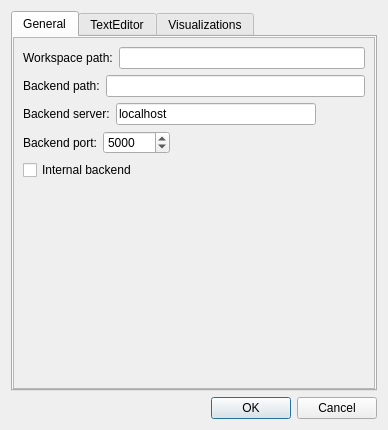
<?xml version="1.0" encoding="UTF-8"?>
<ui version="4.0">
 <class>PropertiesDialog</class>
 <widget class="QDialog" name="PropertiesDialog">
  <property name="geometry">
   <rect>
    <x>0</x>
    <y>0</y>
    <width>388</width>
    <height>430</height>
   </rect>
  </property>
  <property name="minimumSize">
   <size>
    <width>388</width>
    <height>400</height>
   </size>
  </property>
  <property name="windowTitle">
   <string>Properties of brain studio</string>
  </property>
  <layout class="QVBoxLayout" name="verticalLayout">
   <item>
    <widget class="QTabWidget" name="tabWidget">
     <property name="currentIndex">
      <number>0</number>
     </property>
     <widget class="QWidget" name="tab">
      <attribute name="title">
       <string>General</string>
      </attribute>
      <layout class="QVBoxLayout" name="verticalLayout_2">
       <property name="spacing">
        <number>0</number>
       </property>
       <property name="leftMargin">
        <number>0</number>
       </property>
       <property name="topMargin">
        <number>0</number>
       </property>
       <property name="rightMargin">
        <number>0</number>
       </property>
       <property name="bottomMargin">
        <number>0</number>
       </property>
       <item>
        <widget class="QScrollArea" name="scrollArea">
         <property name="widgetResizable">
          <bool>true</bool>
         </property>
         <widget class="QWidget" name="scrollAreaWidgetContents">
          <property name="geometry">
           <rect>
            <x>0</x>
            <y>0</y>
            <width>370</width>
            <height>328</height>
           </rect>
          </property>
          <layout class="QVBoxLayout" name="verticalLayout_3">
           <item>
            <layout class="QHBoxLayout" name="horizontalLayout">
             <item>
              <widget class="QLabel" name="label_2">
               <property name="text">
                <string>Workspace path:</string>
               </property>
              </widget>
             </item>
             <item>
              <widget class="QLineEdit" name="workspace_path">
               <property name="minimumSize">
                <size>
                 <width>230</width>
                 <height>0</height>
                </size>
               </property>
              </widget>
             </item>
            </layout>
           </item>
           <item>
            <layout class="QHBoxLayout" name="horizontalLayout_2">
             <item>
              <widget class="QLabel" name="label_3">
               <property name="text">
                <string>Backend path:</string>
               </property>
              </widget>
             </item>
             <item>
              <widget class="QLineEdit" name="backend_path">
               <property name="minimumSize">
                <size>
                 <width>230</width>
                 <height>0</height>
                </size>
               </property>
              </widget>
             </item>
            </layout>
           </item>
           <item>
            <layout class="QHBoxLayout" name="horizontalLayout_3">
             <item>
              <widget class="QLabel" name="label_4">
               <property name="text">
                <string>Backend server:</string>
               </property>
              </widget>
             </item>
             <item>
              <widget class="QLineEdit" name="tcpip_hostname">
               <property name="minimumSize">
                <size>
                 <width>200</width>
                 <height>0</height>
                </size>
               </property>
               <property name="text">
                <string>localhost</string>
               </property>
              </widget>
             </item>
             <item>
              <spacer name="horizontalSpacer_3">
               <property name="orientation">
                <enum>Qt::Horizontal</enum>
               </property>
               <property name="sizeHint" stdset="0">
                <size>
                 <width>40</width>
                 <height>20</height>
                </size>
               </property>
              </spacer>
             </item>
            </layout>
           </item>
           <item>
            <layout class="QHBoxLayout" name="horizontalLayout_4">
             <item>
              <widget class="QLabel" name="label_5">
               <property name="text">
                <string>Backend port:</string>
               </property>
              </widget>
             </item>
             <item>
              <widget class="QSpinBox" name="tcpip_port">
               <property name="maximum">
                <number>5000000</number>
               </property>
               <property name="value">
                <number>5000</number>
               </property>
              </widget>
             </item>
             <item>
              <spacer name="horizontalSpacer_4">
               <property name="orientation">
                <enum>Qt::Horizontal</enum>
               </property>
               <property name="sizeHint" stdset="0">
                <size>
                 <width>40</width>
                 <height>20</height>
                </size>
               </property>
              </spacer>
             </item>
            </layout>
           </item>
           <item>
            <layout class="QHBoxLayout" name="horizontalLayout_5">
             <item>
              <widget class="QCheckBox" name="internal_backend_check_box">
               <property name="text">
                <string>Internal backend</string>
               </property>
              </widget>
             </item>
             <item>
              <spacer name="horizontalSpacer_5">
               <property name="orientation">
                <enum>Qt::Horizontal</enum>
               </property>
               <property name="sizeHint" stdset="0">
                <size>
                 <width>40</width>
                 <height>20</height>
                </size>
               </property>
              </spacer>
             </item>
            </layout>
           </item>
           <item>
            <spacer name="verticalSpacer">
             <property name="orientation">
              <enum>Qt::Vertical</enum>
             </property>
             <property name="sizeHint" stdset="0">
              <size>
               <width>20</width>
               <height>40</height>
              </size>
             </property>
            </spacer>
           </item>
          </layout>
         </widget>
        </widget>
       </item>
      </layout>
     </widget>
     <widget class="QWidget" name="Texteditor">
      <attribute name="title">
       <string>TextEditor</string>
      </attribute>
     </widget>
     <widget class="QWidget" name="tab_2">
      <attribute name="title">
       <string>Visualizations</string>
      </attribute>
     </widget>
    </widget>
   </item>
   <item>
    <widget class="QDialogButtonBox" name="buttonBox">
     <property name="orientation">
      <enum>Qt::Horizontal</enum>
     </property>
     <property name="standardButtons">
      <set>QDialogButtonBox::Cancel|QDialogButtonBox::Ok</set>
     </property>
    </widget>
   </item>
  </layout>
 </widget>
 <resources/>
 <connections>
  <connection>
   <sender>buttonBox</sender>
   <signal>accepted()</signal>
   <receiver>PropertiesDialog</receiver>
   <slot>accept()</slot>
   <hints>
    <hint type="sourcelabel">
     <x>248</x>
     <y>254</y>
    </hint>
    <hint type="destinationlabel">
     <x>157</x>
     <y>274</y>
    </hint>
   </hints>
  </connection>
  <connection>
   <sender>buttonBox</sender>
   <signal>rejected()</signal>
   <receiver>PropertiesDialog</receiver>
   <slot>reject()</slot>
   <hints>
    <hint type="sourcelabel">
     <x>316</x>
     <y>260</y>
    </hint>
    <hint type="destinationlabel">
     <x>286</x>
     <y>274</y>
    </hint>
   </hints>
  </connection>
 </connections>
</ui>
